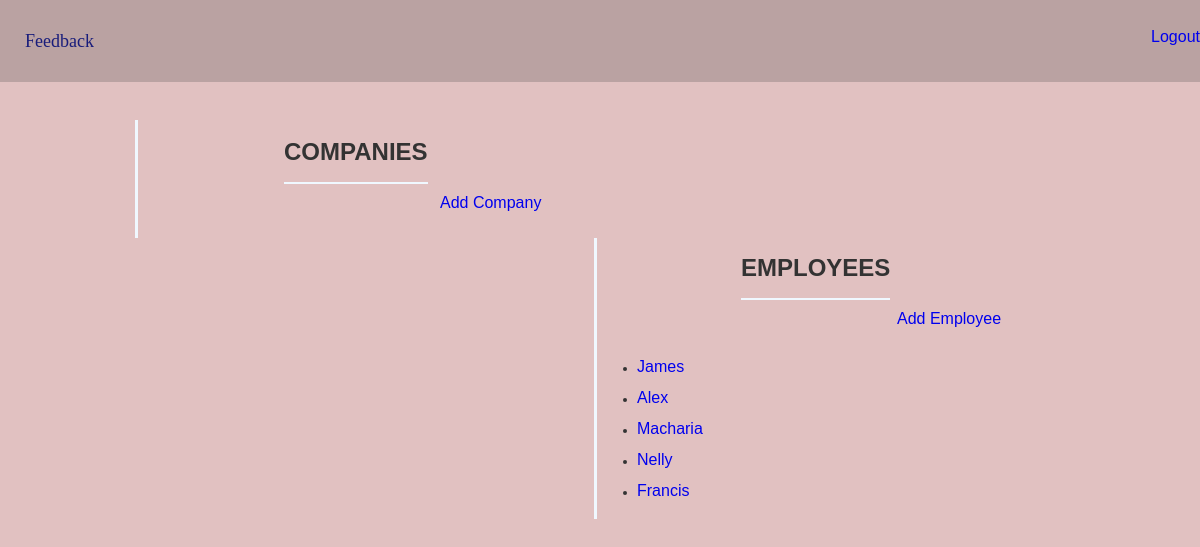
Before: /feedback/index/ (signed in) with the older database file.
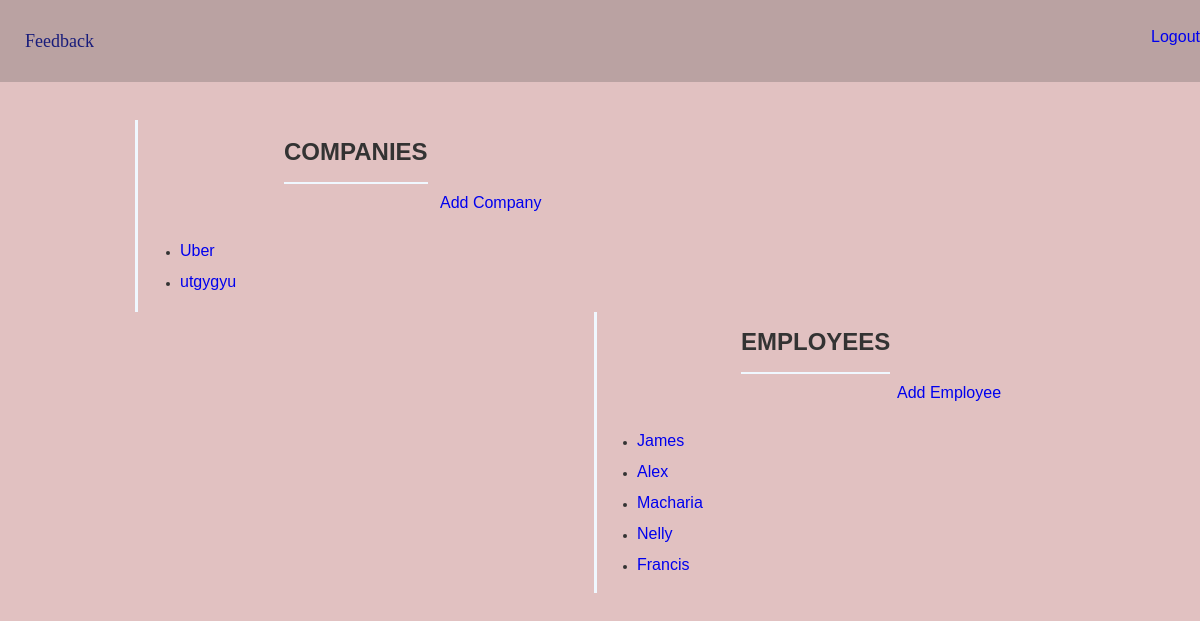
After: the same page with the newer database file.
### App/models.py (models this page shows)
class Company(models.Model):
    name = models.CharField(max_length=100)
    tagline = models.CharField(max_length=100)
    logo = models.ImageField(upload_to="Images")
    description = models.TextField()
    employees = models.ManyToManyField(User)
    def __unicode__(self):
        return self.name

### App/views.py (the view)
def index(request):
    if request.user.is_authenticated():
        companies = Company.objects.all()
        employees = User.objects.all().filter(is_superuser = False)
        return render(request, 'feedback/index.html', {'companies':companies,
                                    'employees':employees})
    else:
        return HttpResponseRedirect(reverse('feedback:login'))

### App/templates/feedback/index.html (shortened to what this page needs)
{% extends 'feedback/base.html' %}
  {% block content-main %}
  <div id="column-left">
    <div class="column-title">
      <h1>Companies</h1>
    </div>
    <div class="add-link">
      <p><a href="{% url 'feedback:new_company' %}">Add Company</a></p>
    </div>
    <div class="column-list">
      <ul>
        {% for company in companies %}
        <li>
          <a href="{% url 'feedback:company_detail' company.id %}">{{ company }}</a>
        </li>
        {% endfor %}
      </ul>
  </div>
</div>
<div id="column-right">
  <div class="column-title">
    <h1>Employees</h1>
  </div>
  <div class="add-link">
    <p><a href="{% url 'feedback:new_employee' %}">Add Employee</a></p>
  </div>
  <div class="column-list">
    <ul>
      {% for employee in employees %}
      <li><a href="{% url 'feedback:employee_detail' employee.id %}">{{ employee }}</a></li>
      {% endfor %}
    </ul>
</div>
  {% endblock %}

### App/templates/feedback/base.html (shortened to what this page needs)
{% load staticfiles %}
<!DOCTYPE html>
<html lang="en-us">
<head>
  <link href="{% static 'feedback/base.css' %}" rel="stylesheet" type="text/css"></link>
</head>
<body>
  <div id="container">
    <div id="header">
      <div id="site-name">
        {% block site-name %} Feedback {% endblock %}
      </div>
      <div id="feedback-links">
        {% block links %}
        {% if user.is_authenticated %}
        <a href="{% url 'feedback:logout' %}">Logout</a>
        {% endif %}
        {% endblock %}
      </div>
    </div>
    <div id="breadcrumbs">
    </div>
    <div id="content">
      <div id="content-main">
        {% block content-main %}{% endblock %}
      </div>
    </div>
  </div>
</body>

### App/static/feedback/base.css (style rules this page uses)
body { margin: 0; padding: 0; background: #E1C1C1 none repeat scroll 0% 0%; font-size: 12px; font-family: "Lucida Grande", sans-serif; color: #333; }
#container { position: relative; width: 100%; min-width: 760px; padding: 0; }
#header { width: 100%; background: #BAA2A2 none repeat scroll 0% 0%; color: #555; overflow: hidden; line-height: 4em; font-size: large; }
#content { margin: 10px 15px; }
#content-main { float: left; width: 100%; }
#column-right { float: right; width: 40%; border-left: 3px solid aliceblue; margin-right: 10em; }
#column-right .add-link { margin-left: 25em; }
#column-left { float: left; width: 40%; border-left: 3px solid aliceblue; margin-left: 10em; padding: 2px; }
#column-left .add-link { margin-left: 25em; }
.add-link { margin-top: 6em; }
.column-title { text-transform: uppercase; margin-left: 12em; border-bottom: 2px solid aliceblue; float: left; }
.column-list { list-style: none; line-height: 2.5em; margin-top: 2em; }
#breadcrumbs { padding: 4px 10px; margin-left: 30em; font-size: 14px; line-height: 2em; display: inline; }
#site-name { float: left; display: inline; padding: 5px; margin-left: 20px; color: #191D7B; font-size: large; font-family: san-serif; margin-right: 20px; }
#feedback-links { float: right; display: inline; }
a { text-decoration: none; }
a:visited, a:link { text-decoration: none; font-size: medium; }

Changed rows visible on the page:
added Company: name "Uber"
added Company: name "utgygyu"
